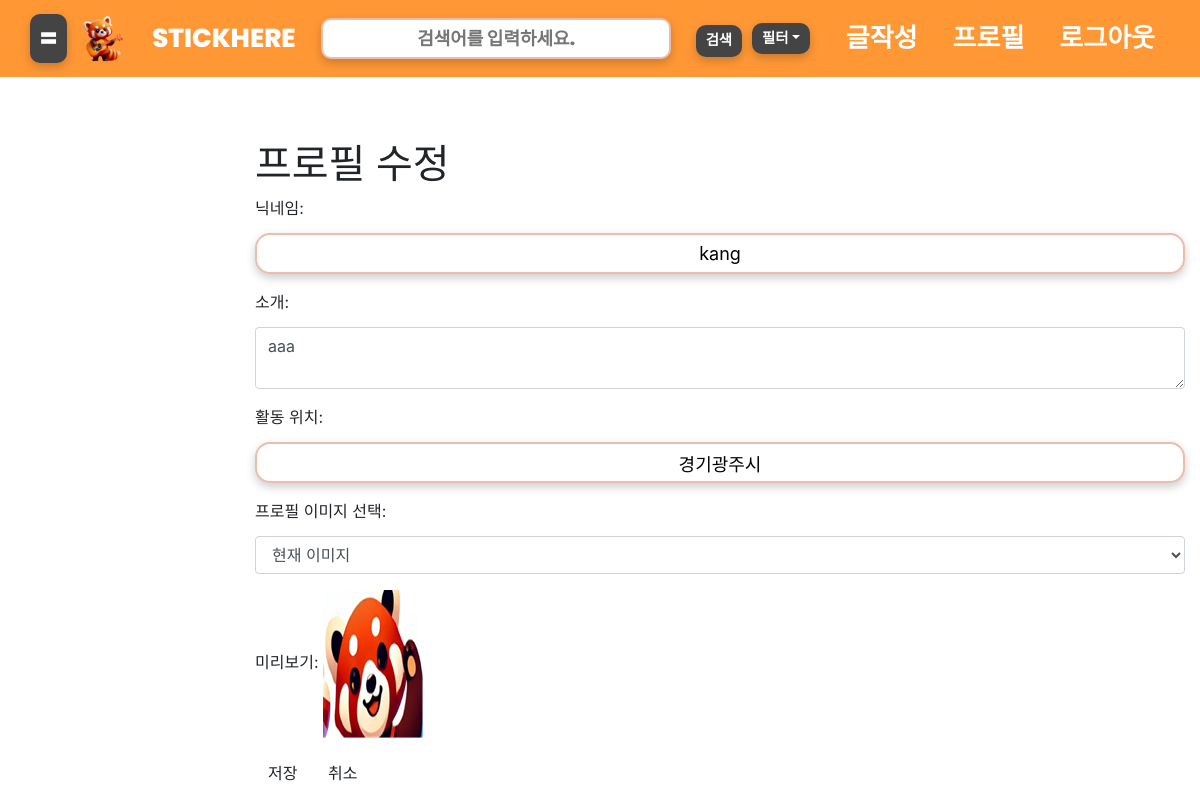
/profile_edit/ (signed in), run on an earlier commit of the app's database.
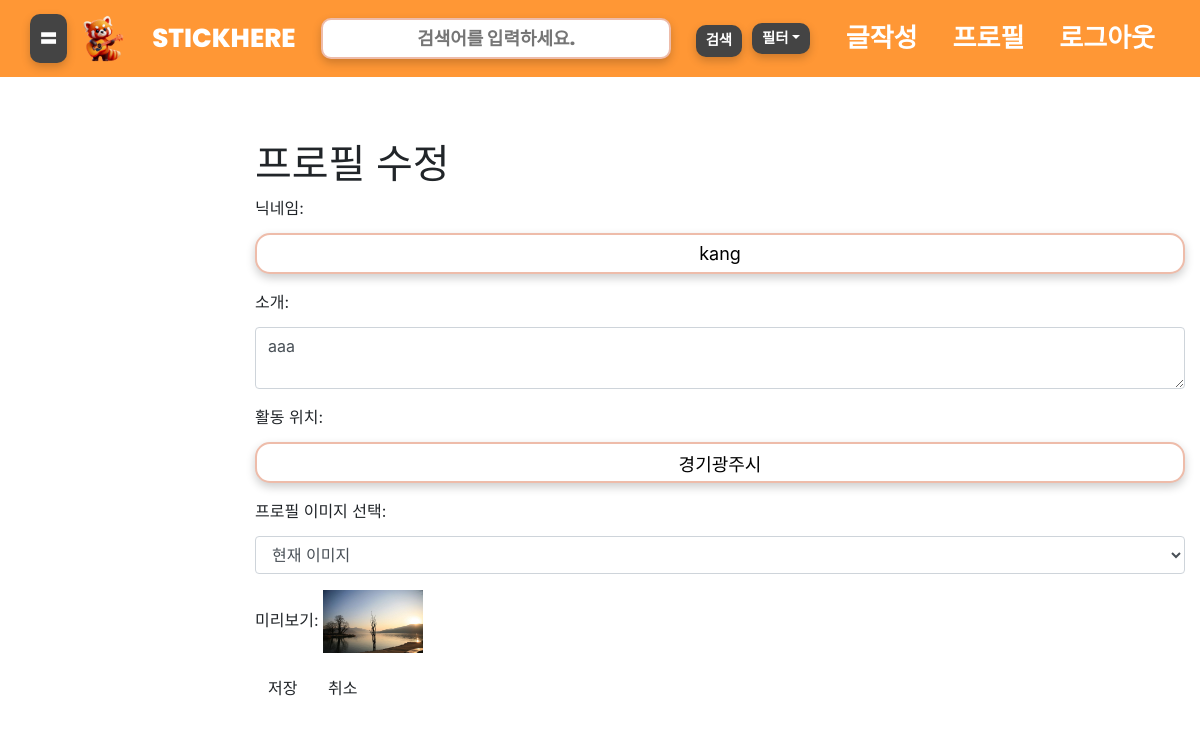
And on a later commit of the database.
### account/models.py (models this page shows, shortened)
class User(AbstractBaseUser):
    email = models.EmailField(verbose_name='email', max_length=80, unique=True)
    nickname = models.CharField(verbose_name='닉네임', max_length=100)
    lat = models.FloatField(verbose_name='위도', max_length=10, default=33.450701)
    lnt = models.FloatField(verbose_name='경도', max_length=10, default=126.570667)
    gender= models.CharField(verbose_name='성별',max_length=50, choices=User_gender.choices, default=User_gender.male)
    number = models.CharField(verbose_name='연락처', max_length=50)
    birth = models.DateField()
    hobbies = MultiSelectField(choices=Hobby_choices.choices, verbose_name='취미', default=Hobby_choices.기타, null=True,help_text='다중선택 가능')
    user_type = models.CharField(verbose_name='유저타입',max_length=50, choices=User_type.choices, default=User_type.일반)
    img = models.ImageField(upload_to='media/uploads/', blank=True, null=True, default='uploads/logo.png')
    is_active = models.BooleanField(default=True)
    is_admin = models.BooleanField(default=False)
    objects=UserManager()
    USERNAME_FIELD = 'email'
    REQUIRED_FIELDS = ['nickname','number']

### account/views.py (the view, shortened to what this page needs)
# urls.py: path('profile_edit/',view=profile_modify, name='profile_edit'),
@login_required
def profile_modify(request):
    user_profile = UserProfile.objects.get(user=request.user)
    return render(request, 'profile_edit.html', {'user_profile': user_profile})

### account/templates/profile_edit.html (shortened to what this page needs)
{% extends "base.html" %}
{% load static %}
{% block content %}
<div class="container">
    <h1>프로필 수정</h1>
    <form method="post" enctype="multipart/form-data">
        <div class="form-group">
            <label for="nickname">닉네임:</label>
            <input type="text" id="nickname" name="nickname" class="form-control" value="{{ user.nickname }}" required>
        </div>
        <div class="form-group">
            <label for="bio">소개:</label>
            <textarea id="bio" name="text" class="form-control">{{ user_profile.text }}</textarea>
        </div>
        <div class="form-group">
            <label for="location">활동 위치:</label>
            <input type="text" id="location" name="location" class="form-control" value="{{ user_profile.location }}" placeholder="경기도 광주시" required>
        </div>
        <div class="form-group">
            <label for="existing_profile_image">프로필 이미지 선택:</label>
            <select id="existing_profile_image" name="existing_profile_image" class="form-control" onchange="toggleUploadOption()">
                {% if user.img %}
                    <option value="{{ user.img.url }}" selected>현재 이미지</option>
                {% else %}
                    <option value="{% static 'uploads/logo.png'%}" selected>현재 이미지</option>
                {%endif%}
            </select>
        </div>
        <div class="form-group">
            <label for="profile_image_preview">미리보기:</label>
            {% if user.img %}
            <img id="profile_image_preview" src="{{ user.img.url }}" alt="프로필 이미지 미리보기" width="100">
            {% else %}
            <img id="profile_image_preview" src="{% static 'uploads/logo.png' %}" alt="프로필 이미지 미리보기" width="100">
            {%endif%}
        </div>
        <button type="submit" class="btn">저장</button>
        <a href="{% url 'profile_view' user.pk %}" class="btn">취소</a>
    </form>
</div>
{% endblock %}

What changed in the data, as far as the page shows it:
changed User "kang": img: a different picture
